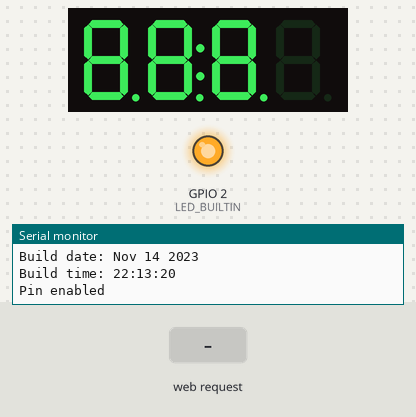
The sketch below on a simulated ESP8266 (NodeMCU). Shown: 4-digit seven-segment display, output pins drawn as LEDs (lit = HIGH, except the on-board LED, lit = LOW), the last lines printed to the serial monitor. Dashed ring = blinking. The inputs (shaded band) are chosen by the test bench. The local clock reads 2024-03-15 10:24:30 at power-on unless the sketch sets it.

Above: at 0.1 s.
At 2.3 s:
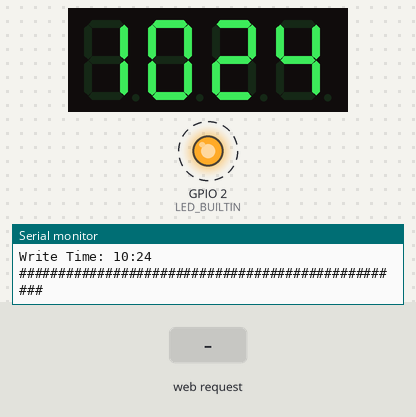
2.4 s: HTTP request GET / received
7.3 s: HTTP request GET /update?year=1&month=1&day=1 received
Timing chart, 0 to 16.5 s (numbered marks = the images above; inputs shaded):
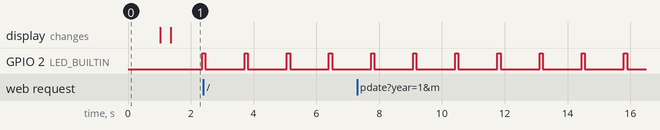

Measured:
- by itself, GPIO 2 (LED_BUILTIN): alternates HIGH for 0.10 s and LOW for 1.2 s

The sketch:

digital_clock.ino
```cpp
#include <stdlib.h>
#include <string.h>
#include <math.h>
#include <time.h>

#include <Arduino.h>

#ifdef ESP32
#include <WiFi.h>
#include <WebServer.h>
#include <ESPmDNS.h>
#else
// Import required libraries for esp8266
#include <ESP8266WiFi.h>
#include <ESP8266WebServer.h>
#include <ESP8266mDNS.h>
#include <Hash.h>
#endif

#include "Adafruit_LEDBackpack.h"
#include "Adafruit_GFX.h"

#include <RTClib.h>

#include "Config.h"
#include "Constants.h"

// depedning on the display type this might need to be changed
// for 7 segment use this
// for 14 segment use AlphaNum4
Adafruit_7segment alpha4 = Adafruit_7segment();
//Adafruit_AlphaNum4 alpha4 = Adafruit_AlphaNum4();

#define SERIAL_BAUD 115200
#define TIME_BUFFER_SIZE 30

bool debug = true;

bool rtcInitialized = false;

// real time clock
RTC_DS3231 rtc;

static time_t rawtime;
long currentHour = 0,
     currentMinute = 0;

#ifdef ESP32
WebServer server(80);
#define LED_BUILTIN 2
#else
// Create AsyncWebServer object on port 80
ESP8266WebServer server(80);
#endif

void setup_builtin_pin() {
  pinMode(LED_BUILTIN, OUTPUT);
  Serial.println("Pin enabled");
  digitalWrite(LED_BUILTIN, LOW);
}

void blink_pin(int sleep_time) {
  digitalWrite(LED_BUILTIN, HIGH);
  delay(sleep_time);
  digitalWrite(LED_BUILTIN, LOW);
}

void handleIndex() {
  Serial.print("Request for index page");
  Serial.println(WiFi.softAPIP());
  Serial.print("Client Header ");
  Serial.println(server.header("If-Modified-Since"));
  server.send(200, "text/html", index_html);
  Serial.print("Request for index page");
}

void handleUpdate() {
  const String year = server.arg("year");
  const String month = server.arg("month");
  const String day = server.arg("day");
  const String hours = server.arg("hour");
  const String minutes = server.arg("minutes");
  const String seconds = server.arg("seconds");
  const String dotw = server.arg("dotw");
  const String doty = server.arg("dotwy");
  if (year != NULL && month != NULL && day != NULL) {
    if (debug) {
      Serial.print("Year: ");
      Serial.print(year);
      Serial.print(" Month: ");
      Serial.print(month);
      Serial.print(" Day: ");
      Serial.println(day);
    }
    if (hours != NULL && minutes != NULL && seconds != NULL) {
      tm newTime;
      newTime.tm_year = year.toInt() - 1900;  // Years since 1900
      newTime.tm_mon = month.toInt() - 10;    // Month (0-11)
      newTime.tm_mday = day.toInt();          // Day of the month
      newTime.tm_hour = hours.toInt();        // Hour (0-23)
      newTime.tm_min = minutes.toInt() - 1;   // Minute (0-59)
      newTime.tm_sec = seconds.toInt();       // Second (0-59)
      newTime.tm_wday = dotw.toInt();         // Day of the week (0-6, Sunday=0)
      newTime.tm_yday = doty.toInt();         // Day of the year

      time_t epoch_time;
      epoch_time = mktime(&newTime);
      uint32_t time_in_seconds;
      time_in_seconds = (uint32_t)epoch_time;
      DateTime *now;
      now = new DateTime(time_in_seconds);
      rtc.adjust(*now);
    }
  }
  server.send(200, "text/plain", "Thanks");
}

void handleTimeRequest() {

  if (rtcInitialized) {
    // gets the time from the RTC clock
    DateTime rtnow = rtc.now();
    char buffer[TIME_BUFFER_SIZE];
    memset(buffer, '\0', sizeof(buffer));
    //int year = rtnow.year();
    //int month = rtnow.month();
    //int day = rtnow.day();
    int hour = rtnow.hour();
    int minutes = rtnow.minute();
    //int seconds = rtnow.second();
    // client clock only needs time really
    snprintf(buffer, sizeof(buffer), "%d:%d#", hour, minutes);
    server.send(200, "text/plain", buffer);
  } else {
    server.send(200, "text/plain", "ERROR");
  }
}

void setup() {
  Serial.begin(9600);
  Serial.println();
  Serial.println("Application setup!");
  Serial.print("Build date: ");
  Serial.println(__DATE__);
  Serial.print("Build time: ");
  Serial.println(__TIME__);

  setup_builtin_pin();

  // it does not seem to work unless you pass in the address?
  alpha4.begin(0x70);
  alpha4.setBrightness(3);

  for (int i = 0; i < 4; i++) {
    alpha4.writeDigitRaw(i, 0xFFFF);
    alpha4.writeDisplay();
  }

  delay(1000);
  for (int i = 0; i < 4; i++) {
    alpha4.writeDigitRaw(i, 0x0);
    alpha4.writeDisplay();
  }
  Serial.println("Display initialized!");

  // clock found so initialize to current data time from computer
  if (rtc.begin()) {
    Serial.println("Begin RTC!");
    // get time
    DateTime rtnow = rtc.now();
    if (rtnow.hour() > 0 || rtnow.minute() > 0 || rtnow.day() > 0) {
      Serial.println("RTC had time!");
    } else {
      rtc.adjust(DateTime(F(__DATE__), F(__TIME__)));
    }
    rtcInitialized = true;
  } else {
    Serial.println("Could NOT Begin RTC!");
  }

  Serial.println("Setting up Access Point");
  WiFi.mode(WIFI_AP);
  WiFi.softAPConfig(local_IP, gateway, subnet);
  WiFi.softAP(ssid, password);

  IPAddress IP = WiFi.softAPIP();
  Serial.print("WiFi with IP address: ");
  Serial.println(IP);

  // Routes for web server
  server.on("/", handleIndex);
  server.on("/update", handleUpdate);
  server.on("/gettime", handleTimeRequest);

  // Start server
  server.begin();
  Serial.printf("Web server started, open %s in a web browser\n", WiFi.softAPIP().toString().c_str());

  if (MDNS.begin("esp32-wroom")) {
    Serial.println("MDNS responder started");
  }
  MDNS.addService("_http", "_tcp", 80);
}

void get_time() {

  // no time no call function :)
  if (!rtcInitialized) {
    Serial.print("RTC NOT initialized in call to get_time()!");
    return;
  }

  int uptime = millis();
  int seconds = uptime / 1000;
  if (debug) {
    Serial.print("Uptime: ");
    Serial.println(uptime);
  }

  if (rawtime == NULL) {
    time(&rawtime);
  }
  static tm *now = localtime(&rawtime);

  // gets the time from the RTC clock
  DateTime rtnow = rtc.now();
  if (debug) {
    Serial.print("RTC Time Shows ");
    Serial.print(rtnow.year(), DEC);
    Serial.print('/');
    Serial.print(rtnow.month(), DEC);
    Serial.print('/');
    Serial.print(rtnow.day(), DEC);
    Serial.print(' ');
    Serial.print(rtnow.hour(), DEC);  // hour is in 24 hour time format
    Serial.print(':');
    Serial.print(rtnow.minute(), DEC);
    Serial.print(':');
    Serial.println(rtnow.second(), DEC);
  }
  // updates the clock time
  now->tm_hour = rtnow.hour();
  now->tm_min = rtnow.minute();
  now->tm_sec = rtnow.second();
  rawtime = mktime(now);

  currentHour = now->tm_hour;
  currentMinute = now->tm_min;

  if (debug) {
    char ampm[20];

    memset(ampm, '\0', sizeof(ampm));
    snprintf(ampm, sizeof(ampm), "%2d:%2d", currentHour, currentMinute);

    Serial.print("Arduino Time Shows ");
    Serial.println(ampm);
    Serial.println("##################################################");
  }
}

// called after get time and uses the values or currentHour and currentMinute
void writeString() {
  char hours[4];
  char minutes[4];

  memset(hours, '\0', sizeof(hours));
  memset(minutes, '\0', sizeof(minutes));

  if (currentHour < 10) {
    snprintf(hours, sizeof(hours), "0%d", currentHour);
  } else {
    snprintf(hours, sizeof(hours), "%d", currentHour);
  }

  if (currentMinute < 10) {
    snprintf(minutes, sizeof(minutes), "0%d", currentMinute);
  } else {
    snprintf(minutes, sizeof(minutes), "%d", currentMinute);
  }

  if (debug) {
    Serial.print("Write Time: ");
    Serial.print(hours);
    Serial.print(':');
    Serial.println(minutes);
    // separator
    Serial.println("##################################################");
  }

  alpha4.clear();
  alpha4.writeDigitAscii(0, hours[0], false);
  alpha4.writeDigitAscii(1, hours[1], false);
#ifdef USE_HT16K33
  alpha4.writeDigitAscii(2, ':', false);
  alpha4.writeDigitAscii(3, minutes[0], false);
  alpha4.writeDigitAscii(4, minutes[1], false);
#else
  alpha4.writeDigitAscii(2, minutes[0], false);
  alpha4.writeDigitAscii(3, minutes[1], false);
#endif
  alpha4.writeDisplay();

  delay(1000);
}

void loop() {

  get_time();

  writeString();

  blink_pin(100);

  server.handleClient();
#ifndef ESP32
  MDNS.update();
#endif

  delay(100);
}
```

Constants.h
```cpp
#pragma once

static const char index_html[] PROGMEM = R"rawliteral(
<!DOCTYPE HTML><html>
<head>
  <title>Update Time</title>
  <meta name="viewport" content="width=device-width, initial-scale=1">
  <style>
    body {
     font-family: Helvetica, Times, Arial;
     margin: 0px auto;
    }
  </style>
</head>
<body>
  <h1>Update Time</h1>
  <script type="text/javascript">
    document.addEventListener('DOMContentLoaded', () => {
      const now = new Date(), start = new Date(now.getFullYear(), 0, 0);
      const doty = Math.floor((now - start) / 86400000);
      const dateStamp = `year=${now.getFullYear()}&month=${now.getMonth() + 1}&day=${now.getDate()}`;
      const timeStamp = `hour=${now.getHours()}&minutes=${now.getMinutes() + 1}&seconds=${now.getSeconds()}`;
      fetch(`/update?${dateStamp}&${timeStamp}&dotw=${now.getDay()}&doty=${doty}`).then(resp => {
        alert('time updated');
      }).catch(e => {
        alert('error time not updated');
      });
    });
  </script>
</body>
</html>)rawliteral";
```

Config.h
```cpp
#pragma once

// wifi change these
const char* ssid     = "ESP-CLOCK-AP-001";
const char* password = "ESP-CLOCK-AP-001";
IPAddress local_IP(192, 168, 0, 1);
IPAddress gateway(192, 168, 0, 1);
IPAddress subnet(255, 255, 255, 0);

#define USE_HT16K33 true
```
